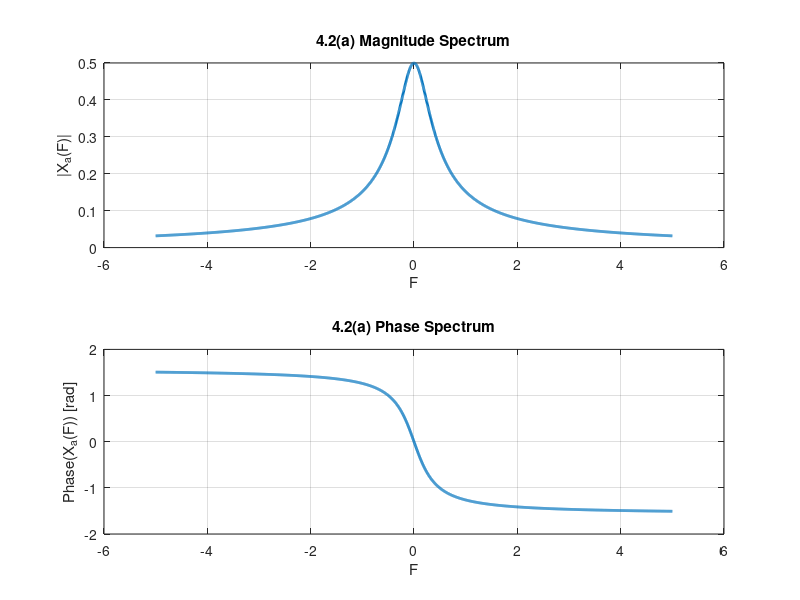
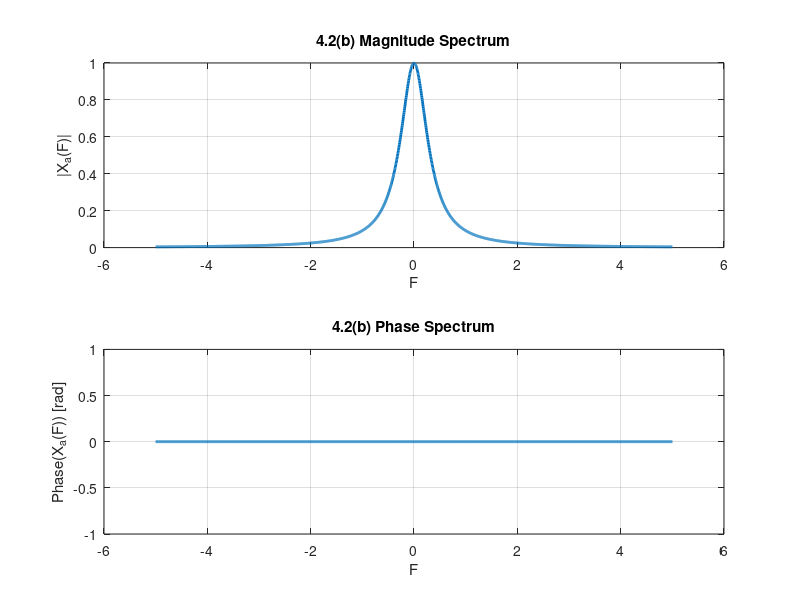

The MATLAB script that drew these images, in order:
clc;
clear;
close all;

% Parameters
A = 1;
a = 2;

% Frequency axis
F = linspace(-5, 5, 2000);   % adjust range if needed

%% ----------------------------------
%% 4.2(a)  x_a(t) = A e^{-at} u(t)
%% X_a(F) = A / (a + j2piF)
%% ----------------------------------
Xa = A ./ (a + 1j*2*pi*F);

mag_Xa   = abs(Xa);
phase_Xa = angle(Xa);   % in radians

figure(1);

subplot(2,1,1);
plot(F, mag_Xa, 'LineWidth', 2);
grid on;
xlabel('F');
ylabel('|X_a(F)|');
title('4.2(a) Magnitude Spectrum');

subplot(2,1,2);
plot(F, phase_Xa, 'LineWidth', 2);
grid on;
xlabel('F');
ylabel('Phase(X_a(F)) [rad]');
title('4.2(a) Phase Spectrum');

%% ----------------------------------
%% 4.2(b)  x_a(t) = A e^{-a|t|}
%% X_a(F) = 2Aa / (a^2 + (2piF)^2)
%% ----------------------------------
Xb = (2*A*a) ./ (a^2 + (2*pi*F).^2);

mag_Xb   = abs(Xb);
phase_Xb = angle(Xb);   % should be zero

figure(2);

subplot(2,1,1);
plot(F, mag_Xb, 'LineWidth', 2);
grid on;
xlabel('F');
ylabel('|X_a(F)|');
title('4.2(b) Magnitude Spectrum');

subplot(2,1,2);
plot(F, phase_Xb, 'LineWidth', 2);
grid on;
xlabel('F');
ylabel('Phase(X_a(F)) [rad]');
title('4.2(b) Phase Spectrum');
